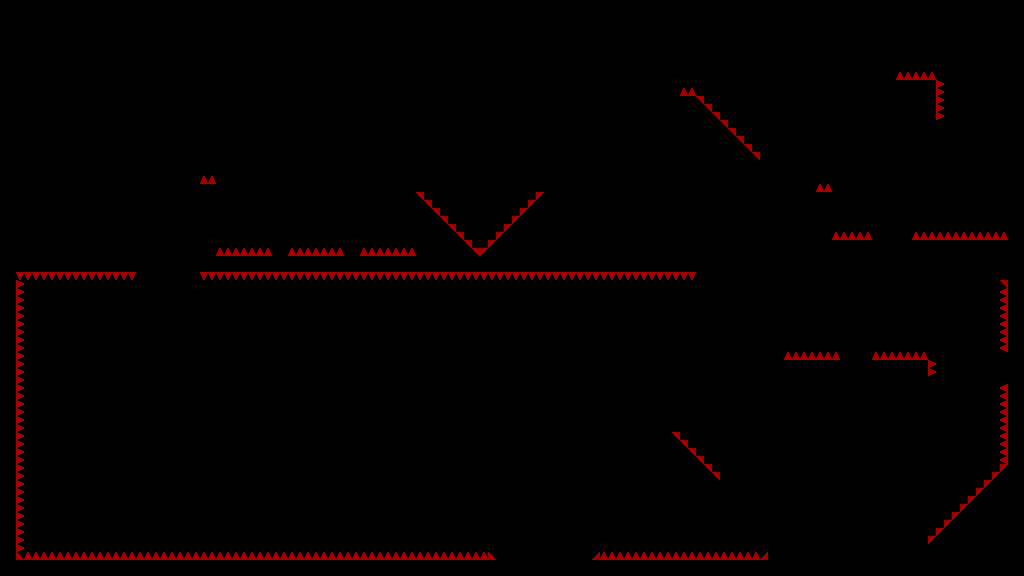

Rendered tile map (Tiled .tmx) drawn with the repository's tilesets; below, a short description and the map source with its tile grids summarised:
An orthogonal 128x72 tile map with 8x8 px tiles, 1 tile layer (T_Spikes) and 116 objects.

<map version="1.4" tiledversion="1.4.3" orientation="orthogonal" renderorder="right-down" width="128" height="72" tilewidth="8" tileheight="8" infinite="0" nextlayerid="8" nextobjectid="1423">
 <tileset firstgid="1" source="../../../Sprites/Tiles/DEV/flat/T_spr_nv_flat_0.tsx" />
 <layer id="1" name="T_Spikes" width="128" height="72">
  <data>[9216 cells, 322 non-empty, 2 distinct tile ids]</data>
 </layer>
 <objectgroup id="2" name="C_Solid">
  <object id="1274" x="0" y="0" width="136" height="272" />
  <object id="1275" x="200" y="184" width="16" height="72" />
  <object id="1276" x="416" y="192">
   <polygon points="0,0 64,64 0,64" />
  </object>
  <object id="1277" x="480" y="256">
   <polygon points="0,0 64,-64 64,0" />
  </object>
  <object id="1278" x="200" y="256" width="344" height="16" />
  <object id="1279" x="136" y="0" width="248" height="80" />
  <object id="1283" x="448" y="0" width="576" height="16" />
  <object id="1284" x="544" y="88" width="80" height="184" />
  <object id="1285" x="0" y="560" width="1024" height="16" />
  <object id="1286" x="0" y="272" width="16" height="288" />
  <object id="1289" x="252" y="344" width="56" height="48" />
  <object id="1290" x="252" y="488" width="56" height="48" />
  <object id="1291" x="488" y="432" width="112" height="24" />
  <object id="1292" x="624" y="16" width="16" height="256" />
  <object id="1293" x="696" y="96">
   <polygon points="0,0 64,64 0,64" />
  </object>
  <object id="1294" x="640" y="96" width="56" height="176" />
  <object id="1295" x="384" y="0" width="64" height="120" />
  <object id="1296" x="464" y="200">
   <polygon points="0,0 32,0 16,16" />
  </object>
  <object id="1297" x="272" y="224" width="16" height="32" />
  <object id="1298" x="344" y="208" width="16" height="48" />
  <object id="1299" x="816" y="192" width="16" height="80" />
  <object id="1300" x="720" y="496">
   <polygon points="0,0 48,0 48,48" />
  </object>
  <object id="1301" x="696" y="344">
   <polygon points="0,0 72,0 72,72" />
  </object>
  <object id="1302" x="696" y="272">
   <polygon points="0,0 0,-40 40,-40" />
  </object>
  <object id="1304" x="816" y="16" width="16" height="80" />
  <object id="1305" x="872" y="224" width="40" height="16" />
  <object id="1306" x="896" y="80" width="40" height="40" />
  <object id="1308" x="1008" y="16" width="16" height="544" />
  <object id="1310" x="840" y="344" width="32" height="32" />
  <object id="1312" x="768" y="344" width="16" height="216" />
  <object id="1321" x="784" y="544" width="224" height="16" />
  <object id="1325" x="784" y="360" width="56" height="16" />
  <object id="1326" x="872" y="360" width="56" height="16" />
  <object id="1329" x="832" y="240" width="176" height="32" />
  <object id="1334" x="784" y="536">
   <polygon points="0,0 8,8 0,8" />
  </object>
  <object id="1335" x="992" y="272">
   <polygon points="0,0 8,0 8,8" />
  </object>
  <object id="1336" x="1000" y="16">
   <polygon points="0,0 8,0 8,8" />
  </object>
  <object id="1337" x="832" y="16">
   <polygon points="0,0 8,0 0,8" />
  </object>
  <object id="1338" x="808" y="16">
   <polygon points="0,0 8,0 8,8" />
  </object>
  <object id="1339" x="640" y="16">
   <polygon points="0,0 8,0 0,8" />
  </object>
  <object id="1340" x="616" y="16">
   <polygon points="0,0 8,0 8,8" />
  </object>
  <object id="1341" x="448" y="16">
   <polygon points="0,0 8,0 0,8" />
  </object>
  <object id="1342" x="784" y="416">
   <polygon points="0,0 0,-40 40,-40 0,0" />
  </object>
  <object id="1345" x="1000" y="352" width="8" height="32" />
  <object id="1346" x="1000" y="272" width="8" height="8" />
  <object id="1347" x="1008" y="464">
   <polygon points="0,0 -80,80 0,80" />
  </object>
  <object id="1348" x="640" y="88" width="40" height="8" />
  <object id="1350" x="32" y="488" width="56" height="48" />
  <object id="1351" x="136" y="120">
   <polygon points="0,0 0,-40 40,-40" />
  </object>
  <object id="1352" x="384" y="120">
   <polygon points="0,0 0,-40 -40,-40" />
  </object>
  <object id="1354" x="480" y="328" width="128" height="24" />
  <object id="1357" x="496" y="536" width="96" height="24" />
  <object id="1368" x="608" y="328">
   <polygon points="0,0 24,0 0,24" />
  </object>
  <object id="1369" x="456" y="328">
   <polygon points="0,0 24,0 24,24" />
  </object>
  <object id="1371" x="464" y="432">
   <polygon points="0,0 24,0 24,24" />
  </object>
  <object id="1372" x="600" y="432">
   <polygon points="0,0 24,0 0,24" />
  </object>
  <object id="1373" x="592" y="536">
   <polygon points="0,0 24,0 0,24" />
  </object>
  <object id="1374" x="472" y="536">
   <polygon points="0,0 24,0 24,24" />
  </object>
  <object id="1403" x="704" y="480">
   <polygon points="0,0 16,0 16,16" />
  </object>
  <object id="1405" x="704" y="480">
   <polygon points="0,0 0,-16 16,0" />
  </object>
  <object id="1406" x="688" y="464">
   <polygon points="0,0 16,0 16,16" />
  </object>
  <object id="1407" x="688" y="448">
   <polygon points="0,0 16,16 0,16" />
  </object>
  <object id="1409" x="720" y="480" width="48" height="16" />
  <object id="1410" x="672" y="448">
   <polygon points="0,0 16,0 16,16" />
  </object>
  <object id="1411" x="672" y="432">
   <polygon points="0,0 16,16 0,16" />
  </object>
  <object id="1413" x="260" y="392" width="40" height="8" />
  <object id="1414" x="252" y="392">
   <polygon points="0,0 8,0 8,8" />
  </object>
  <object id="1415" x="300" y="392">
   <polygon points="0,0 8,0 0,8" />
  </object>
  <object id="1416" x="300" y="536">
   <polygon points="0,0 8,0 0,8" />
  </object>
  <object id="1417" x="252" y="536">
   <polygon points="0,0 8,0 8,8" />
  </object>
  <object id="1418" x="260" y="536" width="40" height="8" />
  <object id="1419" x="40" y="536" width="40" height="8" />
  <object id="1420" x="80" y="536">
   <polygon points="0,0 8,0 0,8" />
  </object>
  <object id="1421" x="32" y="536">
   <polygon points="0,0 8,0 8,8" />
  </object>
 </objectgroup>
 <objectgroup id="3" name="C_Balls">
  <object id="1322" x="712" y="216" width="8" height="8" />
  <object id="1323" x="712" y="328" width="8" height="8" />
  <object id="1331" x="848" y="448" width="8" height="8" />
  <object id="1355" x="540" y="416" width="8" height="8" />
  <object id="1362" x="56" y="440" width="8" height="8" />
  <object id="1364" x="276" y="296" width="8" height="8" />
  <object id="1366" x="276" y="440" width="8" height="8" />
 </objectgroup>
 <objectgroup id="4" name="C_Orbs">
  <object id="1314" x="740" y="464" width="8" height="8" />
  <object id="1327" x="888" y="528" width="8" height="8" />
  <object id="1328" x="912" y="40" width="8" height="8" />
  <object id="1332" x="56" y="472" width="8" height="8" />
  <object id="1356" x="540" y="312" width="8" height="8" />
  <object id="1358" x="540" y="520" width="8" height="8" />
  <object id="1363" x="276" y="328" width="8" height="8" />
  <object id="1365" x="276" y="472" width="8" height="8" />
  <object id="1376" x="576" y="416" width="8" height="8" />
  <object id="1377" x="504" y="416" width="8" height="8" />
 </objectgroup>
 <objectgroup id="7" name="C_Spikes">
  <object id="1379" x="896" y="72" width="40" height="8" />
  <object id="1380" x="936" y="80" width="8" height="38" />
  <object id="1381" x="832" y="232" width="40" height="8" />
  <object id="1382" x="912" y="232" width="96" height="8" />
  <object id="1383" x="816" y="184" width="16" height="8" />
  <object id="1384" x="928" y="360" width="8" height="16" />
  <object id="1385" x="872" y="352" width="56" height="8" />
  <object id="1386" x="784" y="352" width="56" height="8" />
  <object id="1387" x="1000" y="280" width="8" height="72" />
  <object id="1388" x="1000" y="384" width="8" height="80" />
  <object id="1389" x="200" y="272" width="494" height="6" />
  <object id="1390" x="16" y="272" width="120" height="8" />
  </objectgroup>
</map>
<!-- 13 of 116 objects omitted -->
